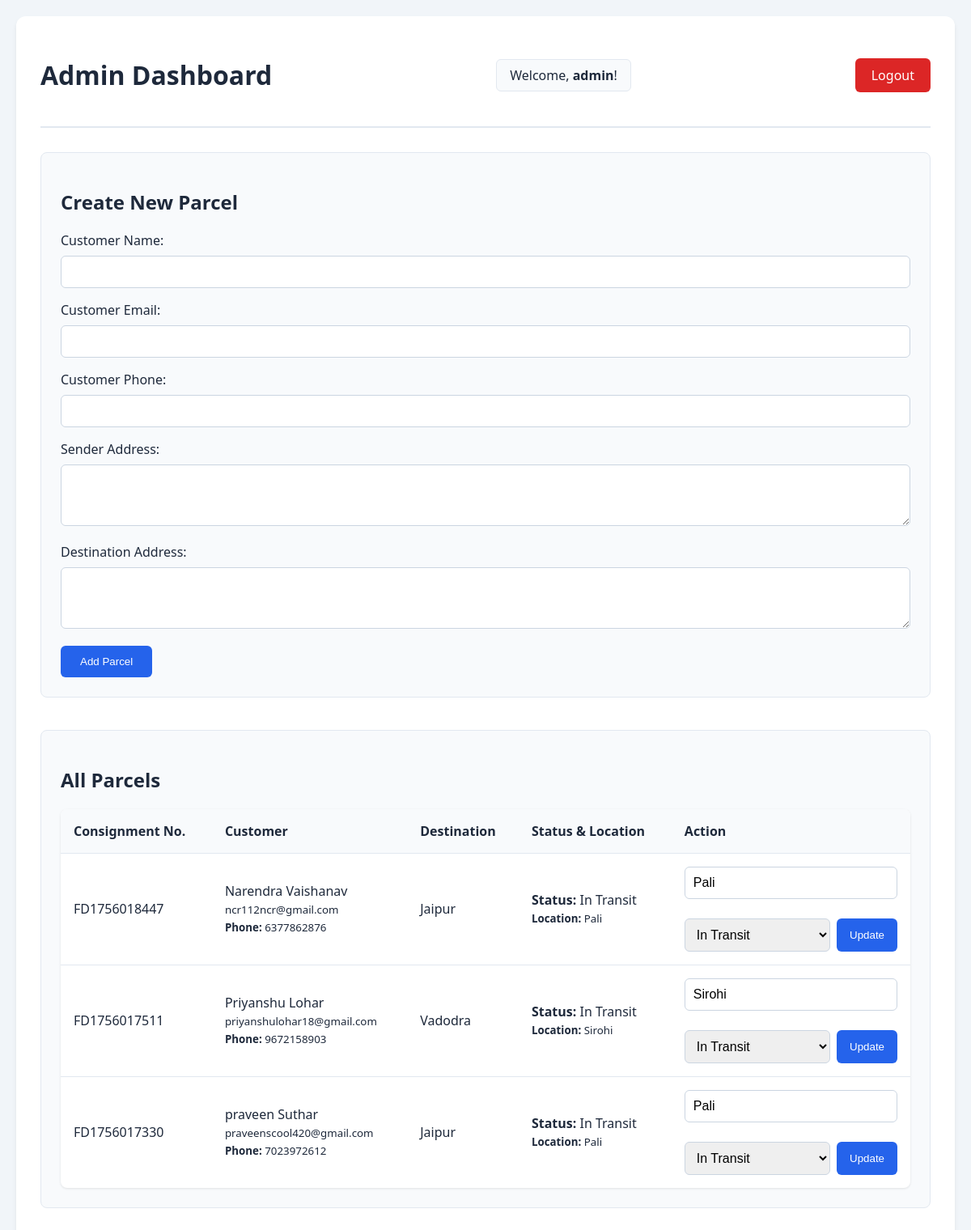
/admin.php (signed in), run on the app's committed database.
### tables this page shows
CREATE TABLE `parcels` (
  `id` int(11) NOT NULL,
  `consignment_no` varchar(20) NOT NULL,
  `customer_name` varchar(100) NOT NULL,
  `customer_email` varchar(100) NOT NULL,
  `customer_phone` varchar(20) DEFAULT NULL,
  `sender_address` text NOT NULL,
  `destination_address` text NOT NULL,
  `status` varchar(50) DEFAULT 'Created',
  `current_location` varchar(255) DEFAULT NULL,
  `created_at` timestamp NOT NULL DEFAULT current_timestamp()
);

### admin.php (the view, shortened to what this page needs)
<?php
require 'db.php';
$parcels_result = $conn->query("SELECT * FROM parcels ORDER BY created_at DESC");
?>
<!DOCTYPE html>
<html lang="en">
<head>
</head>
<body>
<div class="container">
    <div class="header">
        <h1>Admin Dashboard</h1>
        <span>Welcome, <strong><?php echo htmlspecialchars($_SESSION['admin_username']); ?></strong>!</span>
        <a href="logout.php">Logout</a>
    </div>
    <div class="form-container">
        <h2>Create New Parcel</h2>
        <form action="admin.php" method="post">
            <label for="customer_name">Customer Name:</label>
            <input type="text" id="customer_name" name="customer_name" required>
            <label for="customer_email">Customer Email:</label>
            <input type="email" id="customer_email" name="customer_email" required>
            <label for="customer_phone">Customer Phone:</label>
            <input type="tel" id="customer_phone" name="customer_phone">
            <label for="sender_address">Sender Address:</label>
            <textarea id="sender_address" name="sender_address" rows="3" required></textarea>
            <label for="destination_address">Destination Address:</label>
            <textarea id="destination_address" name="destination_address" rows="3" required></textarea>
            <button type="submit" name="add_parcel">Add Parcel</button>
        </form>
    </div>
    <div class="table-container">
        <h2>All Parcels</h2>
        <table>
            <thead>
                <tr>
                    <th>Consignment No.</th>
                    <th>Customer</th>
                    <th>Destination</th>
                    <th>Status & Location</th> <th>Action</th>
                </tr>
            </thead>
            <tbody>
                <?php while ($row = $parcels_result->fetch_assoc()): ?>
                <tr>
                    <td><?php echo htmlspecialchars($row['consignment_no']); ?></td>
                    <td>
                        <?php echo htmlspecialchars($row['customer_name']); ?><br>
                        <small><?php echo htmlspecialchars($row['customer_email']); ?></small><br>
                        <small><strong>Phone:</strong> <?php echo htmlspecialchars($row['customer_phone'] ?? 'N/A'); ?></small>
                    </td>
                    <td><?php echo htmlspecialchars($row['destination_address']); ?></td>
                    <td>
                        <strong>Status:</strong> <?php echo htmlspecialchars($row['status']); ?><br>
                        <small><strong>Location:</strong> <?php echo htmlspecialchars($row['current_location'] ?? 'At Origin'); ?></small>
                    </td>
                    <td>
                        <form action="admin.php" method="post" class="status-form">
                            <input type="text" name="current_location" placeholder="Update Location" value="<?php echo htmlspecialchars($row['current_location'] ?? ''); ?>">
                            <div class="status-form-row">
                                <select name="status">
                                    <option value="In Transit" <?php if ($row['status'] == 'In Transit') echo 'selected'; ?>>In Transit</option>
                                </select>
                                <button type="submit" name="update_status">Update</button>
                            </div>
                        </form>
                    </td>
                </tr>
                <?php endwhile; ?>
            </tbody>
        </table>
    </div>
</div>
</body>
</html>

### admin.php (style rules this page uses)
:root { --primary-color: #2563eb; --secondary-color: #1e40af; --danger-color: #dc2626; --success-color: #16a34a; --background-color: #f1f5f9; --text-color: #1e293b; }
body { font-family: 'Segoe UI', system-ui, sans-serif; background-color: var(--background-color); margin: 0; padding: 20px; color: var(--text-color); }
.container { max-width: 1400px; margin: auto; background: #fff; padding: 30px; border-radius: 12px; box-shadow: 0 4px 6px -1px rgb(0 0 0 / 0.1); }
h1, h2 { color: var(--text-color); font-weight: 600; }
.header { display: flex; justify-content: space-between; align-items: center; border-bottom: 2px solid #e2e8f0; padding-bottom: 20px; margin-bottom: 30px; }
.header span { background-color: #f8fafc; padding: 8px 16px; border-radius: 6px; border: 1px solid #e2e8f0; }
.header a { text-decoration: none; background-color: var(--danger-color); color: white; padding: 10px 20px; border-radius: 6px; transition: all 0.2s ease; }
.form-container, .table-container { margin-bottom: 40px; background-color: #f8fafc; padding: 24px; border-radius: 8px; border: 1px solid #e2e8f0; }
form label { display: block; margin-bottom: 8px; font-weight: 500; color: var(--text-color); }
form input[type="text"], form input[type="email"], form input[type="tel"], form textarea, form select { width: 100%; padding: 10px; margin-bottom: 16px; border: 1px solid #cbd5e1; border-radius: 6px; box-sizing: border-box; font-size: 1rem; transition: border-color 0.2s ease; }
form button { background-color: var(--primary-color); color: white; padding: 12px 24px; border: none; border-radius: 6px; cursor: pointer; font-weight: 500; transition: all 0.2s ease; }
table { width: 100%; border-collapse: separate; border-spacing: 0; background: white; border-radius: 8px; overflow: hidden; box-shadow: 0 1px 3px 0 rgb(0 0 0 / 0.1); }
th, td { padding: 16px; border-bottom: 1px solid #e2e8f0; text-align: left; }
th { background-color: #f8fafc; font-weight: 600; color: var(--text-color); }
tr:last-child td { border-bottom: none; }
.status-form { display: flex; flex-direction: column; gap: 8px; }
.status-form-row { display: flex; gap: 8px; }
.status-form select { margin-bottom: 0; flex-grow: 1; }
.status-form button { padding: 8px 16px; white-space: nowrap; }

### data on the page
parcels: consignment_no "FD1756018447", customer_name "Narendra Vaishanav", customer_email "ncr112ncr@gmail.com", customer_phone "6377862876", destination_address "Jaipur", status "In Transit", current_location "Pali"
parcels: consignment_no "FD1756017511", customer_name "Priyanshu Lohar", customer_email "priyanshulohar18@gmail.com", customer_phone "9672158903", destination_address "Vadodra", status "In Transit", current_location "Sirohi"
parcels: consignment_no "FD1756017330", customer_name "praveen Suthar", customer_email "praveenscool420@gmail.com", customer_phone "7023972612", destination_address "Jaipur", status "In Transit", current_location "Pali"

### other printed values
$_SESSION['admin_username'] "admin"
